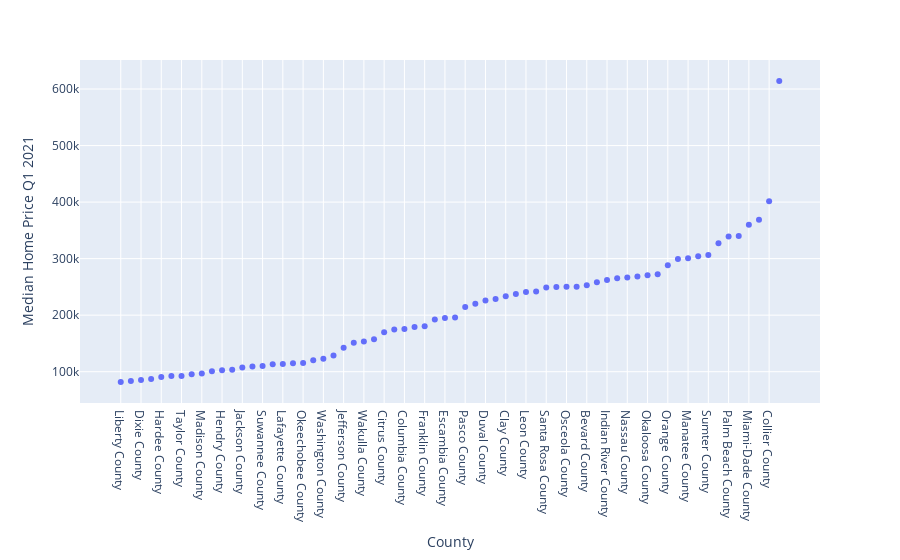

The notebook cell saved with this chart:
### Code cell
px.scatter(re_data_sorted_by_median_home_price, x="County", y="Median Home Price Q1 2021")

### Figure 1 — Plotly figure (JSON) as saved in the notebook; plotly's stock layout.template omitted (floating-point values rounded to 4 significant figures)
{"data": [{"hovertemplate": "County=%{x}<br>Median Home Price Q1 2021=%{y}<extra></extra>", "legendgroup": "", "marker": {"color": "#636efa", "symbol": "circle"}, "mode": "markers", "name": "", "orientation": "v", "showlegend": false, "type": "scatter", "x": ["Liberty County", "Glades County", "Dixie County", "Hamilton County", "Hardee County", "Calhoun County", "Taylor County", "DeSoto County", "Madison County", "Holmes County", "Hendry County", "Gadsden County", "Jackson County", "Putnam County", "Suwannee County", "Gilchrist County", "Lafayette County", "Levy County", "Okeechobee County", "Bradford County", "Washington County", "Union County", "Jefferson County", "Baker County", "Wakulla County", "Highlands County", "Citrus County", "Gulf County", "Columbia County", "Marion County", "Franklin County", "Hernando County", "Escambia County", "Polk County", "Pasco County", "Bay County", "Duval County", "Volusia County", "Clay County", "Alachua County", "Leon County", "Lake County", "Santa Rosa County", "St. Lucie County", "Osceola County", "Charlotte County", "Bevard County", "Pinellas County", "Indian River County", "Walton County", "Nassau County", "Lee County", "Okaloosa County", "Hillsborough County", "Orange County", "Seminole County", "Manatee County", "Sarasota County", "Sumter County", "Broward County", "Palm Beach County", "Martin County", "Miami-Dade County", "St. Johns County", "Collier County", "Monroe County"], "xaxis": "x", "y": [81608, 83347, 85303, 87041, 90627, 92366, 92475, 95300, 96821, 100733, 102689, 103279, 107579, 109101, 110079, 113344, 113773, 114860, 115186, 120402, 123010, 128661, 142436, 151241, 153639, 157457, 169954, 174626, 175713, 179292, 180386, 192135, 194925, 196031, 214575, 220032, 226045, 228766, 233558, 237288, 241021, 242017, 248977, 249703, 250343, 250482, 252790, 258339, 262291, 265362, 266550, 268314, 270401, 272517, 288408, 299331, 300807, 304351, 306438, 327349, 339226, 340082, 360149, 368792, 401446, 614398], "yaxis": "y"}], "layout": {"autosize": true, "legend": {"tracegroupgap": 0}, "margin": {"t": 60}, "xaxis": {"anchor": "y", "autorange": true, "domain": [0, 1], "range": [-4.272, 69.27], "title": {"text": "County"}, "type": "category"}, "yaxis": {"anchor": "x", "autorange": true, "domain": [0, 1], "range": [32540.0, 663500.0], "title": {"text": "Median Home Price Q1 2021"}, "type": "linear"}}}
